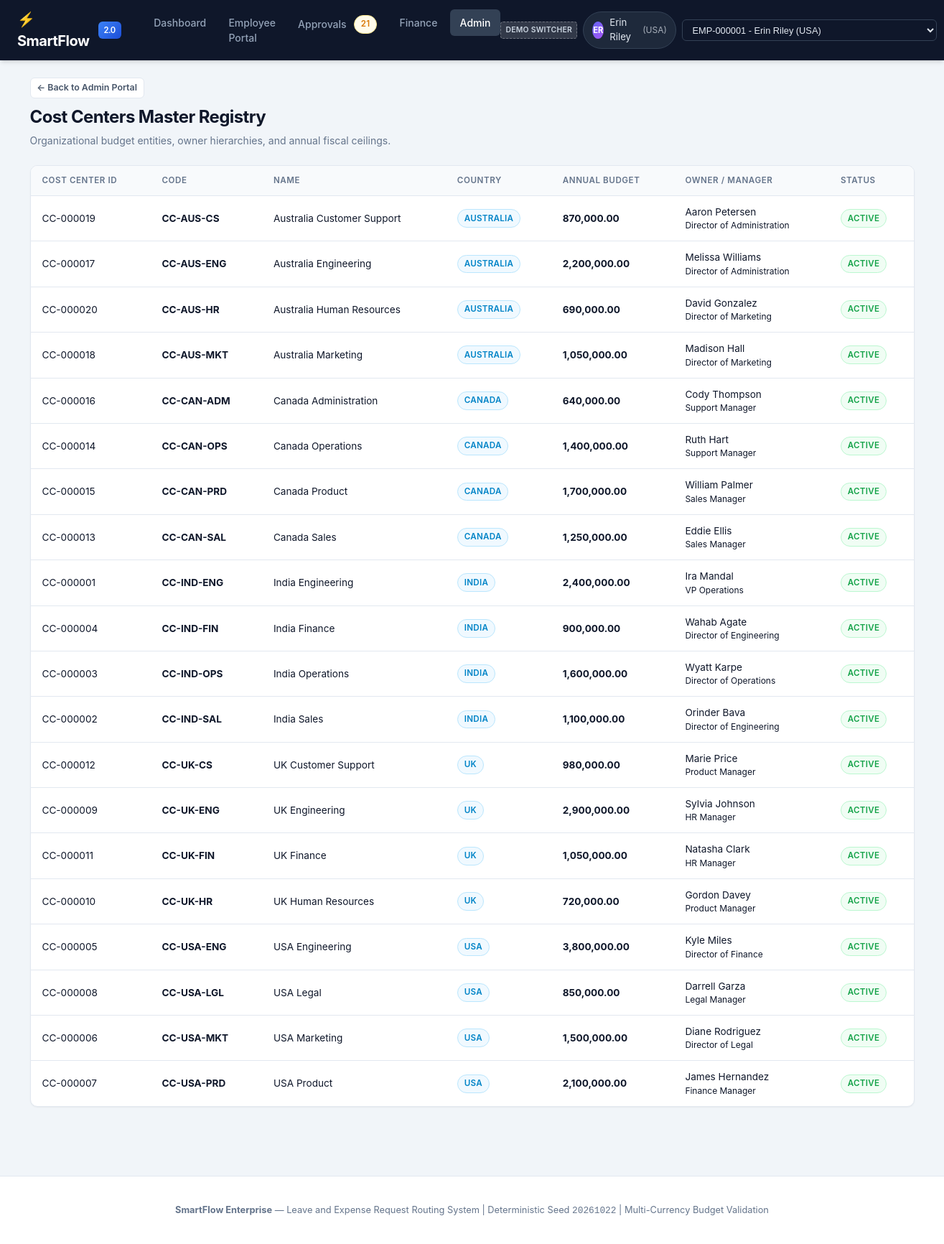
The app's page /admin/cost-centers with its own data.
### models/__init__.py (models this page shows)
class Employee(db.Model):
    __tablename__ = "employees"
    employee_id = db.Column(db.String(16), primary_key=True)
    first_name = db.Column(db.String(80), nullable=False)
    last_name = db.Column(db.String(80), nullable=False)
    email = db.Column(db.String(255), nullable=False, unique=True)
    country = db.Column(db.String(64), nullable=False)
    department = db.Column(db.String(80), nullable=False)
    job_title = db.Column(db.String(120), nullable=False)
    manager_id = db.Column(
        db.String(16),
        db.ForeignKey("employees.employee_id"),
        nullable=True,
    )
    cost_center_id = db.Column(
        db.String(32),
        db.ForeignKey("cost_centers.cost_center_id"),
        nullable=True,
    )
    hire_date = db.Column(db.Date, nullable=False)
    termination_date = db.Column(db.Date, nullable=True)
    is_active = db.Column(db.Boolean, nullable=False, default=True)
    created_at = db.Column(db.DateTime, nullable=False, default=utc_now)
    updated_at = db.Column(db.DateTime, nullable=False, default=utc_now, onupdate=utc_now)
    manager = db.relationship(
        "Employee",
        remote_side=[employee_id],
        foreign_keys=[manager_id],
        back_populates="direct_reports",
    )
    direct_reports = db.relationship(
        "Employee",
        foreign_keys=[manager_id],
        back_populates="manager",
    )
    cost_center = db.relationship(
        "CostCenter",
        foreign_keys=[cost_center_id],
        back_populates="employees",
    )
    owned_cost_centers = db.relationship(
        "CostCenter",
        foreign_keys="CostCenter.owner_employee_id",
        back_populates="owner",
    )
    leave_balances = db.relationship("LeaveBalance", back_populates="employee")
    leave_requests = db.relationship("LeaveRequest", back_populates="employee")
    expense_claims = db.relationship("ExpenseClaim", back_populates="employee")
    approval_steps = db.relationship("ApprovalStep", back_populates="approver")
    workflow_events = db.relationship(
        "WorkflowEvent",
        foreign_keys="WorkflowEvent.actor_employee_id",
        back_populates="actor",
    )
    @property
    def role(self) -> str:
        if not self.manager_id:
            return "Executive"
        if self.direct_reports:
            return "Manager"
        return "Employee"

class CostCenter(db.Model):
    __tablename__ = "cost_centers"
    cost_center_id = db.Column(db.String(32), primary_key=True)
    code = db.Column(db.String(32), nullable=False, unique=True)
    name = db.Column(db.String(120), nullable=False)
    country = db.Column(db.String(64), nullable=False)
    annual_budget = db.Column(db.Numeric(14, 2), nullable=False)
    owner_employee_id = db.Column(
        db.String(16),
        db.ForeignKey("employees.employee_id"),
        nullable=True,
    )
    is_active = db.Column(db.Boolean, nullable=False, default=True)
    created_at = db.Column(db.DateTime, nullable=False, default=utc_now)
    updated_at = db.Column(db.DateTime, nullable=False, default=utc_now, onupdate=utc_now)
    owner = db.relationship(
        "Employee",
        foreign_keys=[owner_employee_id],
        back_populates="owned_cost_centers",
    )
    employees = db.relationship(
        "Employee",
        foreign_keys="Employee.cost_center_id",
        back_populates="cost_center",
    )
    expense_claims = db.relationship("ExpenseClaim", back_populates="cost_center")

### routes/admin.py (the view)
@admin_bp.route("/cost-centers")
def cost_centers():
    centers = CostCenter.query.order_by(CostCenter.code.asc()).all()
    return render_template("admin/cost_centers.html", cost_centers=centers)

### routes/admin.py (called while the page is built)
@admin_bp.before_request
def require_admin_or_executive():
    user = get_current_user()
    is_admin = user and (user.role == "Executive" or user.department in {"Operations", "Executive"})
    if not is_admin:
        flash(
            "Unauthorized: Administrative directory access is restricted to Executive and Operations personnel.",
            "danger",
        )
        return redirect(url_for("main.dashboard"))

### routes/employee.py (called while the page is built)
def get_current_user() -> Employee:
    user_id = session.get("user_id")
    emp = None
    if user_id:
        emp = Employee.query.filter_by(employee_id=user_id).first()
    if not emp:
        emp = Employee.query.filter_by(is_active=True).first()
        if emp:
            session["user_id"] = emp.employee_id
    return emp

### templates/admin/cost_centers.html (shortened to what this page needs)
{% extends "base.html" %}
{% block content %}
<div class="page-header">
    <div>
        <div style="margin-bottom: 0.5rem;">
            <a href="{{ url_for('admin.portal') }}" class="btn btn-secondary btn-sm">&larr; Back to Admin Portal</a>
        </div>
        <h1 class="page-title">Cost Centers Master Registry</h1>
        <p class="page-subtitle">Organizational budget entities, owner hierarchies, and annual fiscal ceilings.</p>
    </div>
</div>
<div class="card">
    <div class="table-responsive">
        <table class="table">
            <thead>
                <tr>
                    <th>Cost Center ID</th>
                    <th>Code</th>
                    <th>Name</th>
                    <th>Country</th>
                    <th>Annual Budget</th>
                    <th>Owner / Manager</th>
                    <th>Status</th>
                </tr>
            </thead>
            <tbody>
                {% for cc in cost_centers %}
                <tr>
                    <td class="font-mono">{{ cc.cost_center_id }}</td>
                    <td><strong class="font-mono">{{ cc.code }}</strong></td>
                    <td>{{ cc.name }}</td>
                    <td><span class="badge badge-info">{{ cc.country }}</span></td>
                    <td><strong>{{ "{:,.2f}".format(cc.annual_budget) }}</strong></td>
                    <td>
                        {% if cc.owner %}
                        {{ cc.owner.first_name }} {{ cc.owner.last_name }}
                        <div class="text-muted" style="font-size: 0.75rem;">{{ cc.owner.job_title }}</div>
                        {% else %}
                        <span class="text-muted">Unassigned</span>
                        {% endif %}
                    </td>
                    <td>
                        {% if cc.is_active %}
                        <span class="badge badge-success">Active</span>
                        {% else %}
                        <span class="badge badge-danger">Inactive</span>
                        {% endif %}
                    </td>
                </tr>
                {% endfor %}
            </tbody>
        </table>
    </div>
</div>
{% endblock %}

### templates/base.html (shortened to what this page needs)
<!DOCTYPE html>
<html lang="en">
<head>
    <link rel="stylesheet" href="{{ url_for('static', filename='css/style.css') }}">
</head>
<body>
    <header class="navbar">
        <div style="display: flex; align-items: center; gap: 2rem;">
            <a href="{{ url_for('main.dashboard') }}" class="navbar-brand">
                <span>⚡ SmartFlow</span>
                <span class="brand-badge">2.0</span>
            </a>
            <ul class="navbar-nav">
                <li>
                    <a href="{{ url_for('main.dashboard') }}" class="nav-link {% if request.endpoint == 'main.dashboard' %}active{% endif %}">
                        Dashboard
                    </a>
                </li>
                <li>
                    <a href="{{ url_for('employee.hub') }}" class="nav-link {% if request.blueprint == 'employee' %}active{% endif %}">
                        Employee Portal
                    </a>
                </li>
                <li>
                    <a href="{{ url_for('approvals.inbox') }}" class="nav-link {% if request.blueprint == 'approvals' %}active{% endif %}">
                        Approvals
                        {% if pending_approvals_count > 0 %}
                            <span class="badge badge-warning" style="margin-left: 0.25rem;">{{ pending_approvals_count }}</span>
                        {% endif %}
                    </a>
                </li>
                <li>
                    <a href="{{ url_for('finance.portal') }}" class="nav-link {% if request.blueprint == 'finance' %}active{% endif %}">
                        Finance
                    </a>
                </li>
                <li>
                    <a href="{{ url_for('admin.portal') }}" class="nav-link {% if request.blueprint == 'admin' %}active{% endif %}">
                        Admin
                    </a>
                </li>
            </ul>
        </div>
        <div class="navbar-user-switcher">
            {% if current_user %}
                <form action="{{ url_for('main.switch_user') }}" method="POST" style="margin: 0; display: flex; align-items: center; gap: 0.5rem;">
                    <span class="badge" style="background: rgba(255, 255, 255, 0.15); color: #cbd5e1; font-size: 0.65rem; border: 1px dashed rgba(255,255,255,0.3); padding: 0.2rem 0.4rem; border-radius: 4px;" title="Demonstration Persona Switcher (Simulation Only - Not Production SSO)">Demo Switcher</span>
                    <div class="user-pill">
                        <div class="user-avatar">{{ current_user.first_name[0] }}{{ current_user.last_name[0] }}</div>
                        <span>{{ current_user.first_name }} {{ current_user.last_name }}</span>
                        <span style="opacity: 0.7; font-size: 0.75rem;">({{ current_user.country }})</span>
                    </div>
                    <select name="employee_id" class="switcher-select" onchange="this.form.submit()" title="Switch demo persona (Simulation Only - Not Production SSO)">
                        <optgroup label="Staff Employees (Standard Access - Restricted)">
                            {% for e in active_employees[:15] %}
                                <option value="{{ e.employee_id }}" {% if current_user.employee_id == e.employee_id %}selected{% endif %}>
                                    {{ e.employee_id }} - {{ e.first_name }} {{ e.last_name }} ({{ e.country }})
                                </option>
                            {% endfor %}
                        </optgroup>
                    </select>
                </form>
            {% endif %}
        </div>
    </header>
    <main class="container">
        {% block content %}{% endblock %}
    </main>
    <footer class="app-footer">
        <p><strong>SmartFlow Enterprise</strong> &mdash; Leave and Expense Request Routing System | Deterministic Seed <code>20261022</code> | Multi-Currency Budget Validation</p>
    </footer>
</body>
</html>

### records on screen
Employee: first_name "E", last_name "R", first_name "Erin", last_name "Riley", country "USA"
CostCenter: cost_center_id "CC-000019", code "CC-AUS-CS", name "Australia Customer Support", country "AUSTRALIA", annual_budget "870,000.00", owner.first_name "Aaron", owner.last_name "Petersen", owner.job_title "Director of Administration", is_active "ACTIVE"
CostCenter: cost_center_id "CC-000017", code "CC-AUS-ENG", name "Australia Engineering", country "AUSTRALIA", annual_budget "2,200,000.00", owner.first_name "Melissa", owner.last_name "Williams", owner.job_title "Director of Administration", is_active "ACTIVE"
CostCenter: cost_center_id "CC-000020", code "CC-AUS-HR", name "Australia Human Resources", country "AUSTRALIA", annual_budget "690,000.00", owner.first_name "David", owner.last_name "Gonzalez", owner.job_title "Director of Marketing", is_active "ACTIVE"
CostCenter: cost_center_id "CC-000018", code "CC-AUS-MKT", name "Australia Marketing", country "AUSTRALIA", annual_budget "1,050,000.00", owner.first_name "Madison", owner.last_name "Hall", owner.job_title "Director of Marketing", is_active "ACTIVE"
CostCenter: cost_center_id "CC-000016", code "CC-CAN-ADM", name "Canada Administration", country "CANADA", annual_budget "640,000.00", owner.first_name "Cody", owner.last_name "Thompson", owner.job_title "Support Manager", is_active "ACTIVE"
CostCenter: cost_center_id "CC-000014", code "CC-CAN-OPS", name "Canada Operations", country "CANADA", annual_budget "1,400,000.00", owner.first_name "Ruth", owner.last_name "Hart", owner.job_title "Support Manager", is_active "ACTIVE"
CostCenter: cost_center_id "CC-000015", code "CC-CAN-PRD", name "Canada Product", country "CANADA", annual_budget "1,700,000.00", owner.first_name "William", owner.last_name "Palmer", owner.job_title "Sales Manager", is_active "ACTIVE"
CostCenter: cost_center_id "CC-000013", code "CC-CAN-SAL", name "Canada Sales", country "CANADA", annual_budget "1,250,000.00", owner.first_name "Eddie", owner.last_name "Ellis", owner.job_title "Sales Manager", is_active "ACTIVE"
CostCenter: cost_center_id "CC-000001", code "CC-IND-ENG", name "India Engineering", country "INDIA", annual_budget "2,400,000.00", owner.first_name "Ira", owner.last_name "Mandal", owner.job_title "VP Operations", is_active "ACTIVE"
CostCenter: cost_center_id "CC-000004", code "CC-IND-FIN", name "India Finance", country "INDIA", annual_budget "900,000.00", owner.first_name "Wahab", owner.last_name "Agate", owner.job_title "Director of Engineering", is_active "ACTIVE"
CostCenter: cost_center_id "CC-000003", code "CC-IND-OPS", name "India Operations", country "INDIA", annual_budget "1,600,000.00", owner.first_name "Wyatt", owner.last_name "Karpe", owner.job_title "Director of Operations", is_active "ACTIVE"
CostCenter: cost_center_id "CC-000002", code "CC-IND-SAL", name "India Sales", country "INDIA", annual_budget "1,100,000.00", owner.first_name "Orinder", owner.last_name "Bava", owner.job_title "Director of Engineering", is_active "ACTIVE"
CostCenter: cost_center_id "CC-000012", code "CC-UK-CS", name "UK Customer Support", country "UK", annual_budget "980,000.00", owner.first_name "Marie", owner.last_name "Price", owner.job_title "Product Manager", is_active "ACTIVE"
CostCenter: cost_center_id "CC-000009", code "CC-UK-ENG", name "UK Engineering", country "UK", annual_budget "2,900,000.00", owner.first_name "Sylvia", owner.last_name "Johnson", owner.job_title "HR Manager", is_active "ACTIVE"
CostCenter: cost_center_id "CC-000011", code "CC-UK-FIN", name "UK Finance", country "UK", annual_budget "1,050,000.00", owner.first_name "Natasha", owner.last_name "Clark", owner.job_title "HR Manager", is_active "ACTIVE"
CostCenter: cost_center_id "CC-000010", code "CC-UK-HR", name "UK Human Resources", country "UK", annual_budget "720,000.00", owner.first_name "Gordon", owner.last_name "Davey", owner.job_title "Product Manager", is_active "ACTIVE"
CostCenter: cost_center_id "CC-000005", code "CC-USA-ENG", name "USA Engineering", country "USA", annual_budget "3,800,000.00", owner.first_name "Kyle", owner.last_name "Miles", owner.job_title "Director of Finance", is_active "ACTIVE"
CostCenter: cost_center_id "CC-000008", code "CC-USA-LGL", name "USA Legal", country "USA", annual_budget "850,000.00", owner.first_name "Darrell", owner.last_name "Garza", owner.job_title "Legal Manager", is_active "ACTIVE"
CostCenter: cost_center_id "CC-000006", code "CC-USA-MKT", name "USA Marketing", country "USA", annual_budget "1,500,000.00", owner.first_name "Diane", owner.last_name "Rodriguez", owner.job_title "Director of Legal", is_active "ACTIVE"
CostCenter: cost_center_id "CC-000007", code "CC-USA-PRD", name "USA Product", country "USA", annual_budget "2,100,000.00", owner.first_name "James", owner.last_name "Hernandez", owner.job_title "Finance Manager", is_active "ACTIVE"

### other values on screen
{{ pending_approvals_count }} "21"
form field employee_id "EMP-000001 - Erin Riley (USA)"
